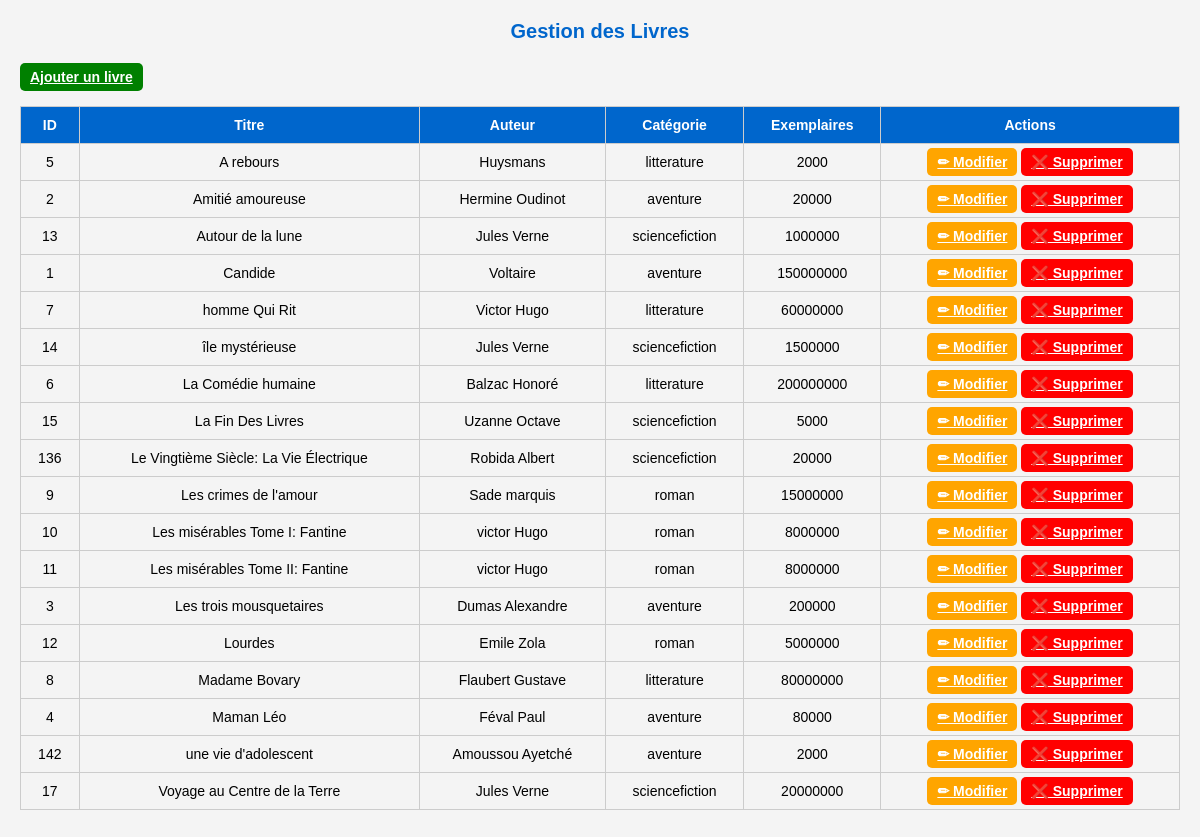
The app's page /biblio/admin_livre.php (signed in) with its own data.
### tables this page shows
CREATE TABLE `livre` (
  `id` int(11) NOT NULL,
  `titre` varchar(100) DEFAULT NULL,
  `auteur` varchar(100) DEFAULT NULL,
  `description` text DEFAULT NULL,
  `maison_edition` varchar(100) DEFAULT NULL,
  `nombre_exemplair` int(11) DEFAULT NULL,
  `cathegorie_id` int(11) DEFAULT NULL,
  `image` varchar(255) DEFAULT NULL,
  `fichier_pdf` varchar(255) DEFAULT NULL
);

CREATE TABLE `cathegorie` (
  `id` int(11) NOT NULL,
  `nom` varchar(100) DEFAULT NULL
);

### biblio/admin_livre.php (the view, shortened to what this page needs)
<?php
include "connexion.php";
$sql = "SELECT livre.*, cathegorie.nom AS cat_nom FROM livre
        JOIN cathegorie ON livre.cathegorie_id = cathegorie.id
        ORDER BY livre.titre";
$res = mysqli_query($conn, $sql);
?>
<!DOCTYPE html>
<html lang="fr">
<head>
<link rel="stylesheet" href="biblio1.css">
</head>
<body>
<h1> Gestion des Livres</h1>
<a href="ajouter_livre.php" class="btn add-btn">Ajouter un livre</a>
<table class="table">
    <tr>
        <th>ID</th>
        <th>Titre</th>
        <th>Auteur</th>
        <th>Catégorie</th>
        <th>Exemplaires</th>
        <th>Actions</th>
    </tr>
    <?php while($livre = mysqli_fetch_assoc($res)) { ?>
    <tr>
        <td><?= $livre['id'] ?></td>
        <td><?= htmlspecialchars($livre['titre']) ?></td>
        <td><?= htmlspecialchars($livre['auteur']) ?></td>
        <td><?= htmlspecialchars($livre['cat_nom']) ?></td>
        <td><?= $livre['nombre_exemplair'] ?></td>
        <td>
            <a href="modifier_livre.php?id=<?= $livre['id'] ?>" class="btn edit-btn">✏ Modifier</a>
            <a href="supprimer_livre.php?id=<?= $livre['id'] ?>" class="btn delete-btn" onclick="return confirm('Supprimer ce livre ?');">❌ Supprimer</a>
        </td>
    </tr>
    <?php } ?>
</table>
</body>
</html>

### biblio/biblio1.css (style rules this page uses)
* { font-size: 14px; font-family: Verdana, Tahoma, sans-serif; box-sizing: border-box; padding: 0px; margin: 0px; font-style: normal; }

### biblio/admin_livre.php (style rules this page uses)
body { font-family:Arial,sans-serif; padding:20px; background:#f4f4f4; }
h1 { text-align:center; color:#0066cc; margin-bottom:20px; font-size:20px; }
.table { width:100%; border-collapse:collapse; margin-bottom:30px; }
.table th, .table td { border:1px solid #ccc; padding:10px; text-align:center; }
.table th { background:#0066cc; color:white; }
.btn { padding:6px 10px; border:none; border-radius:5px; cursor:pointer; font-weight:bold; color:white; }
.add-btn { background:green; margin-bottom:15px; display:inline-block; }
.edit-btn { background:orange; }
.delete-btn { background:red; }

### records on screen
livre: id "5", titre "A rebours", auteur "Huysmans", cathegorie.nom "litterature", nombre_exemplair "2000"
livre: id "2", titre "Amitié amoureuse", auteur "Hermine Oudinot", cathegorie.nom "aventure", nombre_exemplair "20000"
livre: id "13", titre "Autour de la lune", auteur "Jules Verne", cathegorie.nom "sciencefiction", nombre_exemplair "1000000"
livre: id "1", titre "Candide", auteur "Voltaire", cathegorie.nom "aventure", nombre_exemplair "150000000"
livre: id "7", titre "homme Qui Rit", auteur "Victor Hugo", cathegorie.nom "litterature", nombre_exemplair "60000000"
livre: id "14", titre "île mystérieuse", auteur "Jules Verne", cathegorie.nom "sciencefiction", nombre_exemplair "1500000"
livre: id "6", titre "La Comédie humaine", auteur "Balzac Honoré", cathegorie.nom "litterature", nombre_exemplair "200000000"
livre: id "15", titre "La Fin Des Livres", auteur "Uzanne Octave", cathegorie.nom "sciencefiction", nombre_exemplair "5000"
livre: id "136", titre "Le Vingtième Siècle: La Vie Électrique", auteur "Robida Albert", cathegorie.nom "sciencefiction", nombre_exemplair "20000"
livre: id "9", titre "Les crimes de l'amour", auteur "Sade marquis", cathegorie.nom "roman", nombre_exemplair "15000000"
livre: id "10", titre "Les misérables Tome I: Fantine", auteur "victor Hugo", cathegorie.nom "roman", nombre_exemplair "8000000"
livre: id "11", titre "Les misérables Tome II: Fantine", auteur "victor Hugo", cathegorie.nom "roman", nombre_exemplair "8000000"
livre: id "3", titre "Les trois mousquetaires", auteur "Dumas Alexandre", cathegorie.nom "aventure", nombre_exemplair "200000"
livre: id "12", titre "Lourdes", auteur "Emile Zola", cathegorie.nom "roman", nombre_exemplair "5000000"
livre: id "8", titre "Madame Bovary", auteur "Flaubert Gustave", cathegorie.nom "litterature", nombre_exemplair "80000000"
livre: id "4", titre "Maman Léo", auteur "Féval Paul", cathegorie.nom "aventure", nombre_exemplair "80000"
livre: id "142", titre "une vie d'adolescent", auteur "Amoussou Ayetché", cathegorie.nom "aventure", nombre_exemplair "2000"
livre: id "17", titre "Voyage au Centre de la Terre", auteur "Jules Verne", cathegorie.nom "sciencefiction", nombre_exemplair "20000000"
